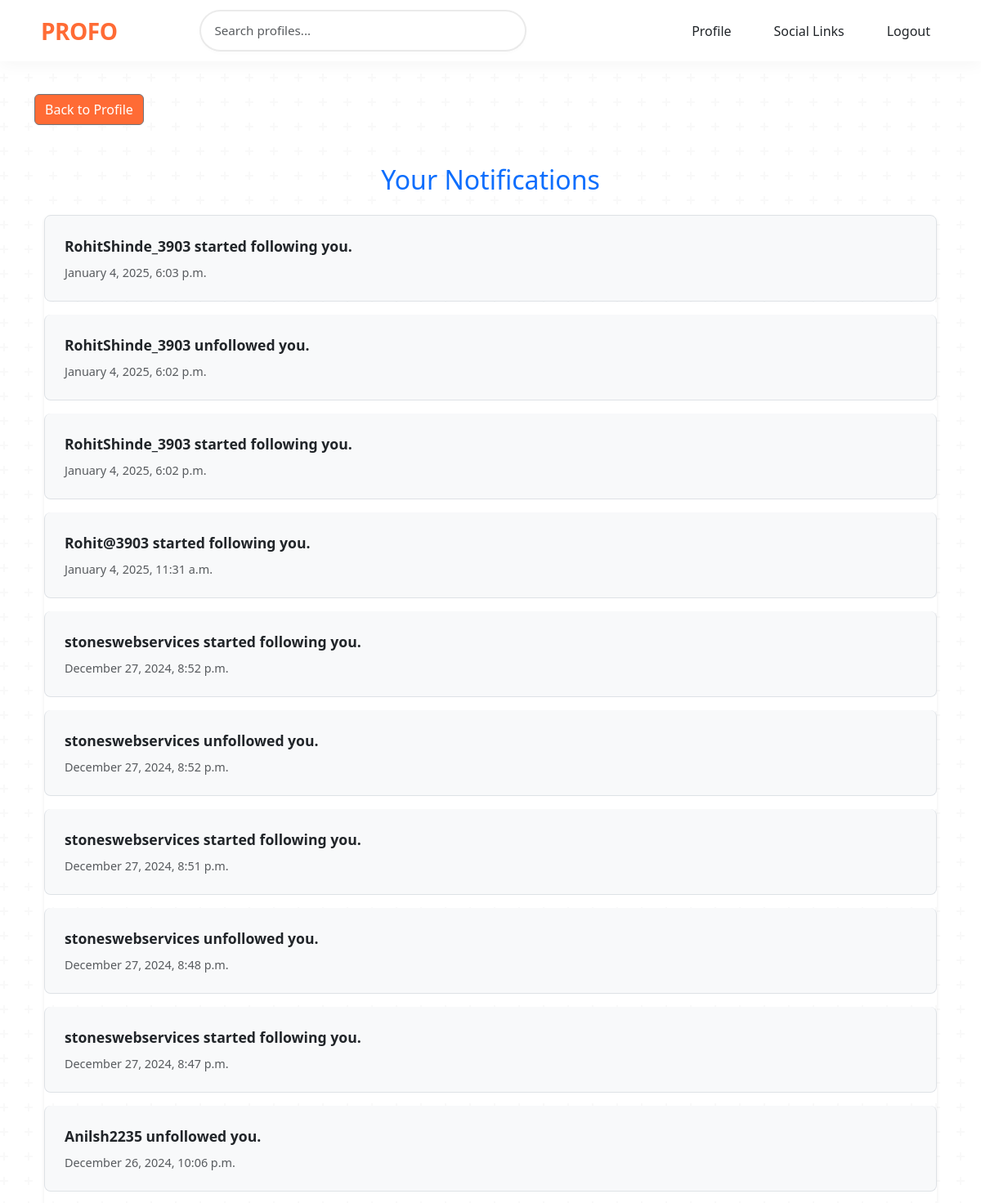
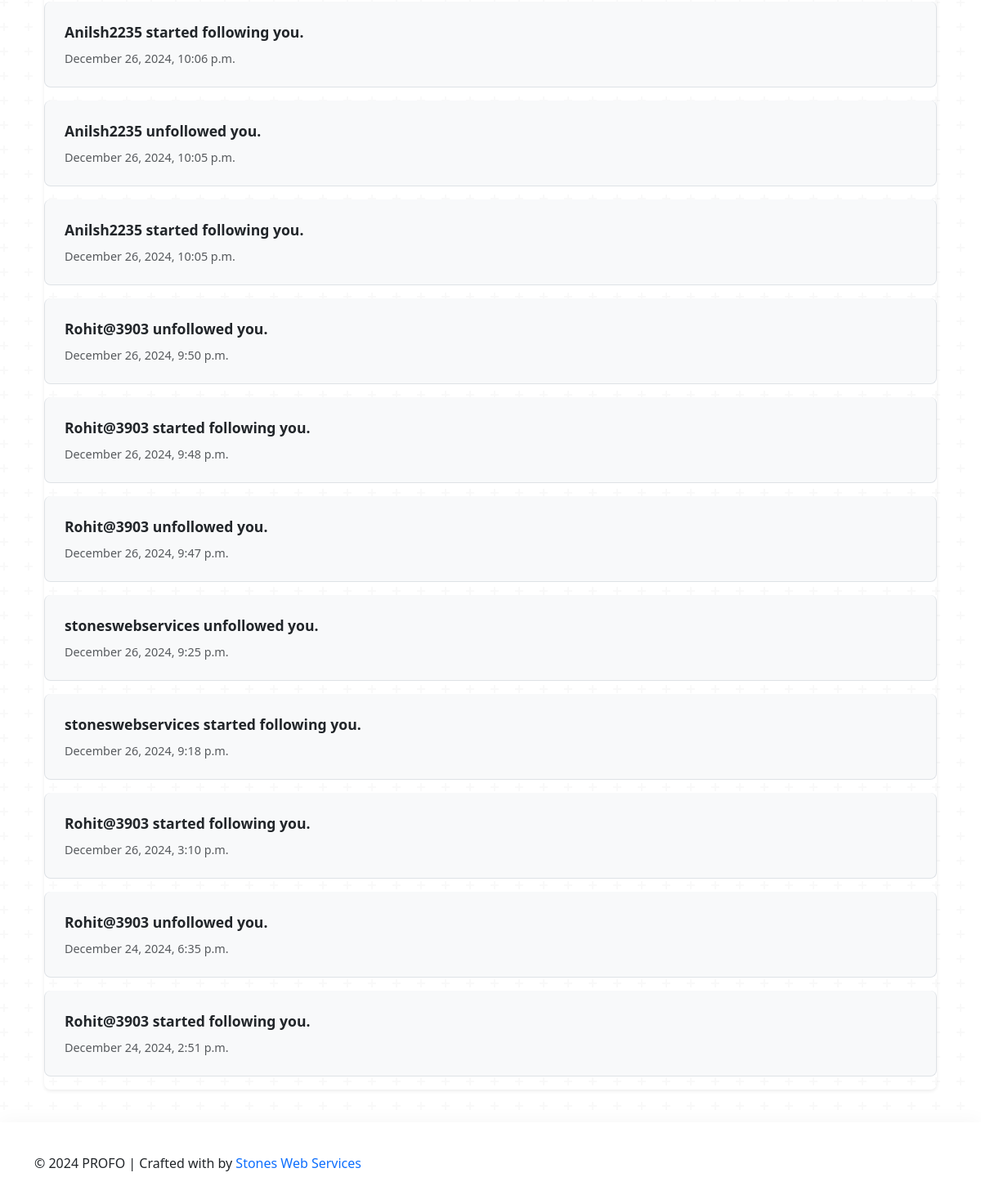
The page /users/notifications/ (signed in) on the database its author committed (2 pictures, top to bottom).
### users/models.py (models this page shows, shortened)
class Notification(models.Model):
    user = models.ForeignKey(
        'CustomUser',
        related_name='notifications',
        on_delete=models.CASCADE
    )
    message = models.TextField()
    created_at = models.DateTimeField(default=get_ist_time)  # Adjusted time with +5:30
    is_read = models.BooleanField(default=False)
    class Meta:
        ordering = ['-created_at']

### users/views.py (the view)
# urls.py: path('notifications/', views.notifications, name='notifications'),
@login_required
def notifications(request):
    all_notifications = request.user.notifications.order_by('-created_at')
    unread_notifications = request.user.notifications.filter(is_read=False)
    unread_notifications.update(is_read=True)
    return render(request, 'users/notifications.html', {
        'notifications': all_notifications,
        'unread_count': unread_notifications.count(),
    })

### PROFO/context_processors.py (called while the page is built)
def unread_notifications_count(request):
    if request.user.is_authenticated:
        return {
            'unread_notifications_count': request.user.notifications.filter(is_read=False).count()
        }
    return {}

### users/templates/users/notifications.html (shortened to what this page needs)
{% extends 'users/base.html' %}
{% block content %}
{% if user.is_authenticated %}
<div class="d-flex float-left mt-0">
    <a href="{% url 'profile' user.username %}" style="color: #ffffff; background-color:#FF6B35" class="btn btn-secondary">Back to Profile</a>
</div>
{% endif %}
    <div class="container mt-5">
        <h2 class="text-center mb-4 text-primary">Your Notifications</h2>
        {% if notifications %}
            <div class="list-group shadow-sm rounded-3">
                {% for notification in notifications %}
                    <div class="list-group-item d-flex justify-content-between align-items-center p-4 mb-3 rounded-3" style="background-color: #f8f9fa; transition: transform 0.3s ease, box-shadow 0.3s ease;">
                        <div class="d-flex flex-column">
                            <strong class="text-dark">{{ notification.message|safe }}</strong>
                            <small class="text-muted mt-2">{{ notification.created_at|date:"F j, Y, g:i a" }}</small>
                        </div>
                    </div>
                {% endfor %}
            </div>
        {% else %}
            <div class="alert alert-info text-center" role="alert">
                You don't have any notifications yet!
            </div>
        {% endif %}
    </div>
{% endblock %}

### users/templates/users/base.html (style rules this page uses)
:root { --primary-color: #ff6b35; --primary-hover: #ff8659; --secondary-color: #2b2d42; --body-bg: #ffffff; --nav-height: 75px; }
body { background-color: var(--body-bg); background-image: var(--texture-overlay); min-height: 100vh; display: flex; flex-direction: column; }

### users/templates/users/notifications.html (style rules this page uses)
.list-group-item { border-radius: 15px; transition: transform 0.3s ease, box-shadow 0.3s ease; }
.list-group-item strong { color: #343a40; font-size: 1.1rem; }
.list-group-item small { font-size: 0.9rem; color: #6c757d; }

### rows shown on the page
Notification: message "RohitShinde_3903 started following you.", created_at "January 4, 2025, 6:03 p.m."
Notification: message "RohitShinde_3903 unfollowed you.", created_at "January 4, 2025, 6:02 p.m."
Notification: message "RohitShinde_3903 started following you.", created_at "January 4, 2025, 6:02 p.m."
Notification: message "Rohit@3903 started following you.", created_at "January 4, 2025, 11:31 a.m."
Notification: message "stoneswebservices started following you.", created_at "December 27, 2024, 8:52 p.m."
Notification: message "stoneswebservices unfollowed you.", created_at "December 27, 2024, 8:52 p.m."
Notification: message "stoneswebservices started following you.", created_at "December 27, 2024, 8:51 p.m."
Notification: message "stoneswebservices unfollowed you.", created_at "December 27, 2024, 8:48 p.m."
Notification: message "stoneswebservices started following you.", created_at "December 27, 2024, 8:47 p.m."
Notification: message "Anilsh2235 unfollowed you.", created_at "December 26, 2024, 10:06 p.m."
Notification: message "Anilsh2235 started following you.", created_at "December 26, 2024, 10:06 p.m."
Notification: message "Anilsh2235 unfollowed you.", created_at "December 26, 2024, 10:05 p.m."
Notification: message "Anilsh2235 started following you.", created_at "December 26, 2024, 10:05 p.m."
Notification: message "Rohit@3903 unfollowed you.", created_at "December 26, 2024, 9:50 p.m."
Notification: message "Rohit@3903 started following you.", created_at "December 26, 2024, 9:48 p.m."
Notification: message "Rohit@3903 unfollowed you.", created_at "December 26, 2024, 9:47 p.m."
Notification: message "stoneswebservices unfollowed you.", created_at "December 26, 2024, 9:25 p.m."
Notification: message "stoneswebservices started following you.", created_at "December 26, 2024, 9:18 p.m."
Notification: message "Rohit@3903 started following you.", created_at "December 26, 2024, 3:10 p.m."
Notification: message "Rohit@3903 unfollowed you.", created_at "December 24, 2024, 6:35 p.m."
Notification: message "Rohit@3903 started following you.", created_at "December 24, 2024, 2:51 p.m."
